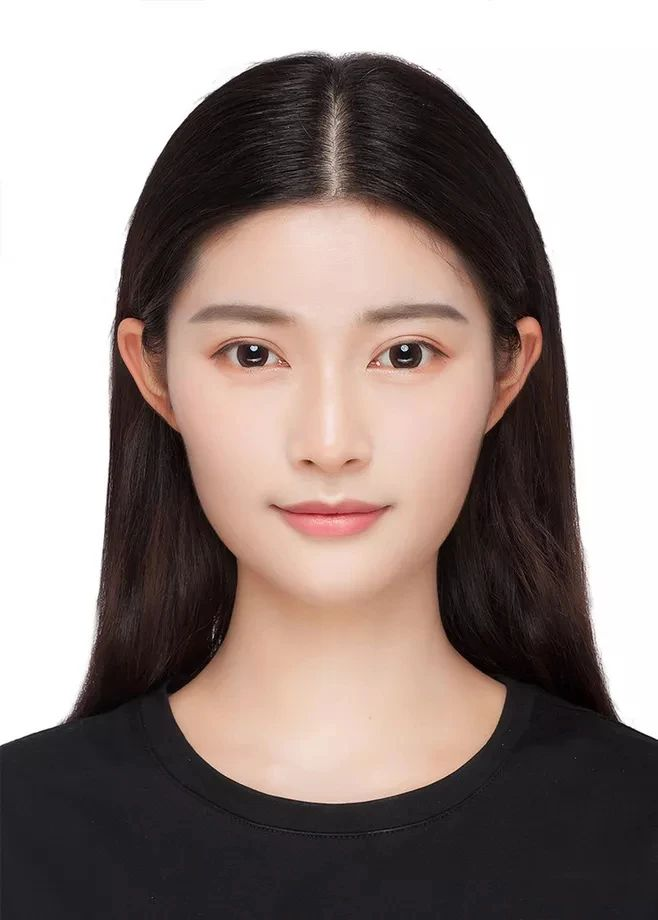
#> input picture face_detection/img/T1.jpeg, 658 x 920 px
$ python demo_haar.py
#> lines starting #> are read from the running program, lines starting #| are printed output that depends on the picture; after the words box and inside, x2 and y2 are one past the last pixel; in counts of white or black regions, pixels touching at a corner belong together
import cv2


face_cascade = cv2.CascadeClassifier('data_opencv/haarcascades/haarcascade_frontalface_default.xml')


def face_detection(filename):
#> called with filename = 'img/T1.jpeg'
    image = cv2.imread(filename)
#> image is the input picture: shape (920, 658, 3); mean B, G, R 135.4, 139.7, 153.4
    gray_image = cv2.cvtColor(image, cv2.COLOR_BGR2GRAY)
    faces = face_cascade.detectMultiScale(gray_image, scaleFactor=1.1, minNeighbors=5)
#> faces = [[130, 199, 402, 402]]

    for (x, y, w, h) in faces:
        cv2.rectangle(image, (x, y), (x + w, y + h), (255, 0, 0), 2)
#> this loop made 1 pass
#> image: shape (920, 658, 3); 0.8% of pixels changed, all inside (x1, y1, x2, y2) = (129, 198, 534, 603)

    if len(faces) > 0:
        return True, filename
    return False, filename
    # [9 lines of commented-out code are left out]


if __name__ == '__main__':
    import time
    start = time.time()
    print(face_detection("img/T1.jpeg"))
    print(face_detection("img/T2.jpeg"))
#> call 2 of face_detection, with filename = 'img/T2.jpeg'
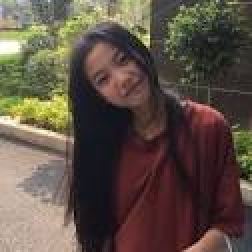
#> input picture face_detection/img/T2.jpeg, 126 x 126 px (shown 2 times larger)
#> in face_detection, image is the input picture: shape (126, 126, 3); mean B, G, R 69.1, 80.3, 93.5
#> in face_detection (call 2), `faces = face_cascade.detectMultiScale(gray_image, scaleFactor=1.1, min..`: faces = ()
    print(face_detection("img/T3.jpeg"))
#> call 3 of face_detection, with filename = 'img/T3.jpeg'
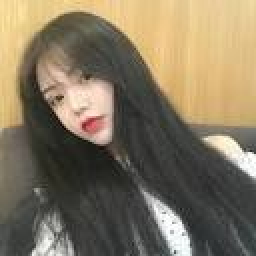
#> input picture face_detection/img/T3.jpeg, 128 x 128 px (shown 2 times larger)
#> in face_detection, image is the input picture: shape (128, 128, 3); mean B, G, R 95.5, 117.8, 129.8
    print(face_detection("img/T4.jpeg"))
#> call 4 of face_detection, with filename = 'img/T4.jpeg'
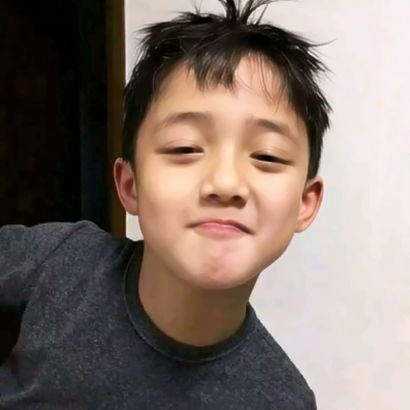
#> input picture face_detection/img/T4.jpeg, 410 x 410 px
#> in face_detection, image is the input picture: shape (410, 410, 3); mean B, G, R 107.2, 115.1, 129.1
#> in face_detection (call 4), `faces = face_cascade.detectMultiScale(gray_image, scaleFactor=1.1, min..`: faces = [[118, 61, 220, 220]]
#> the loop in face_detection (call 4), `for (x, y, w, h) in faces:` made 1 pass
#> after the loop in face_detection (call 4), `for (x, y, w, h) in faces:`:
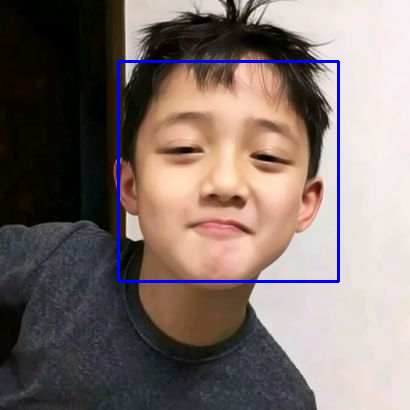
#> image: shape (410, 410, 3); 1.57% of pixels changed, all inside (x1, y1, x2, y2) = (117, 60, 340, 283)
    print(face_detection("img/T5.jpeg"))
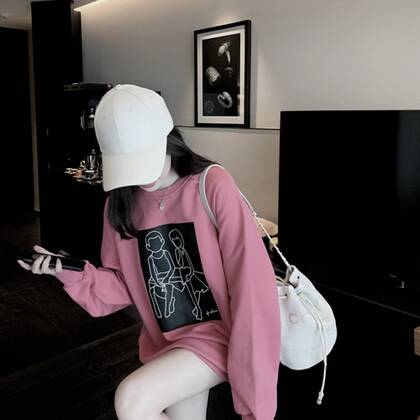
#> input picture face_detection/img/T5.jpeg, 420 x 420 px
#> in face_detection, image is the input picture: shape (420, 420, 3); mean B, G, R 73.7, 72.9, 82.6
#> in face_detection (call 5), `faces = face_cascade.detectMultiScale(gray_image, scaleFactor=1.1, min..`: faces = ()
    print(face_detection("img/T6.jpeg"))
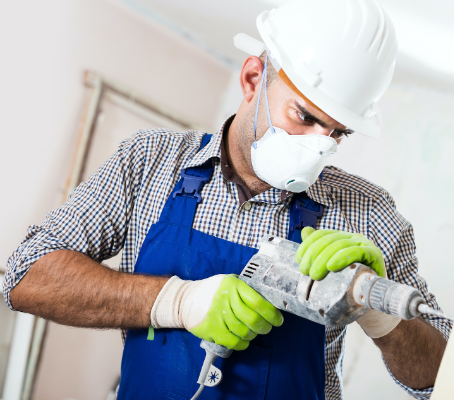
#> input picture face_detection/img/T6.jpeg, 454 x 400 px
#> in face_detection, image is the input picture: shape (400, 454, 3); mean B, G, R 175.1, 174.3, 174.1
#> in face_detection (call 6), `gray_image = cv2.cvtColor(image, cv2.COLOR_BGR2GRAY)`:
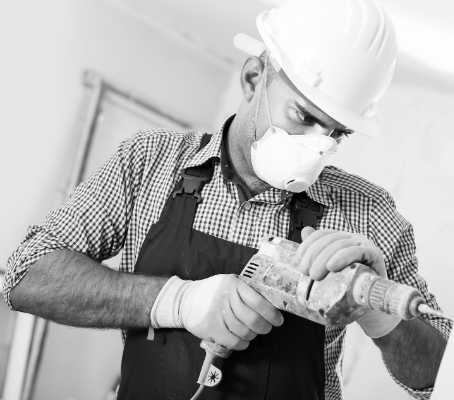
#> gray_image: shape (400, 454); min 2, max 255, mean 174.3
#> (the run stopped early here; a loop or call above may not have finished)
